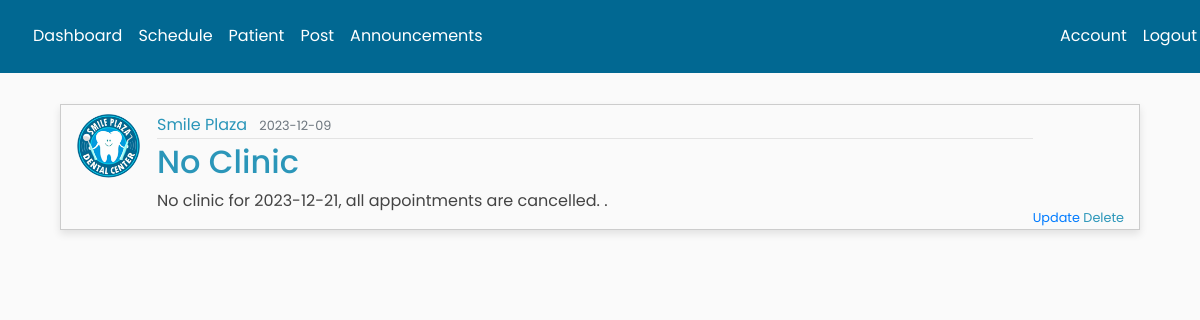
The page /post/10 (signed in) on the database its author committed.
### main/models.py (models this page shows, shortened)
class User(db.Model, UserMixin):
    id = db.Column(db.Integer, primary_key=True)
    FName = db.Column(db.String(30), nullable=False)
    MidName = db.Column(db.String(30), nullable=True)
    LName = db.Column(db.String(30), nullable=False)
    gender = db.Column(db.String(10), nullable=False)
    birthday = db.Column(db.String(8), nullable=False)
    age = db.Column(db.Integer, nullable=False)
    contact = db.Column(db.String(30), unique=True, nullable=False)
    address = db.Column(db.String(100), nullable=False)
    username = db.Column(db.String(20), unique=True, nullable=False)
    email = db.Column(db.String(120), unique=True, nullable=False)
    image_file = db.Column(db.String(20), nullable=False, default='default.jpg')
    password = db.Column(db.String(60), nullable=False)
    posts = db.relationship('Post', backref='author', lazy=True)

class Post(db.Model):
    id = db.Column(db.Integer, primary_key=True)
    title = db.Column(db.String(100), nullable=False)
    date_posted = db.Column(db.DateTime, nullable=False, default=datetime.utcnow)
    content = db.Column(db.Text, nullable=False)
    user_id = db.Column(db.Integer, db.ForeignKey('user.id'), nullable=False)

### main/posts/routes.py (the view)
@posts.route("/post/<int:post_id>")
def post(post_id):
    if current_user.id != 1:
        abort(403)
    post = Post.query.get_or_404(post_id) #SELECT * FROM Post WHERE id = {post_id};
    return render_template('post.html', title=post.title, post=post)

### main/models.py (called while the page is built)
@login_manager.user_loader
def load_user(user_id):
    return User.query.get(int(user_id)) #SELECT * FROM User WHERE id = %s;

### main/templates/post.html (shortened to what this page needs)
{% extends "admin_nav.html" %}
{% block content %}
    {% if current_user.id == 1 %}
    <div class="post mx-auto">
        <div class="col-md-12 pt-2" style="width: 600px; border: 1px solid #ccc; width: 1100px; margin-right:-20px; box-shadow: 0 4px 8px rgba(0, 0, 0, 0.1);">
            <article class="media">
                <img class="rounded-circle article-img" src="{{ url_for('static', filename='profile_pics/' + post.author.image_file) }}">
                <div class="media-body">
                <div class="article-metadata">
                    <a class="mr-2">{{ post.author.username }}</a>
                    <small class="text-muted">{{ post.date_posted.strftime('%Y-%m-%d') }}</small>
                </div>
                <h2 class="article-title">{{ post.title }}</h2>
                <p class="article-content">{{ post.content }}</p>
            </div>
            <div class="mt-auto ml-auto">
                <small>
                    <a class="ml-auto" href="{{ url_for('posts.update_post', post_id=post.id) }}">Update</a>
                    <a class="ml-auto" data-toggle="modal" data-target="#deleteModal" style="cursor: pointer;">Delete</a>
                </small>
            </div>
            </article>
        </div>
    </div>
    {% endif %}
{% endblock content %}

### main/static/nav.css (style rules this page uses)
* { font-family: 'Poppins', 'Sans-serif'; }
:root { --first-color: #2b96b9; --second-color: #000; --third-color: #b9f1ee; --fourth-color: #1ccae5; --main-color: #056892; --bg-color: #fff; --text-color: #000; --big-font: 5rem; --h2-font: 3rem; --p-font: 1.1rem; }
body { background: #fafafa; color: var(--first-color); margin-top: 5rem; }
h1, h2, h3, h4, h5, h6 { color: var(--text-color); }
.article-title { color: #444444; }
.article-content { white-space: pre-line; }
.article-img { height: 65px; width: 65px; margin-right: 16px; }
.article-metadata { padding-bottom: 1px; margin-bottom: 4px; border-bottom: 1px solid #e3e3e3 }
h2.article-title { color: #2b96b9; }
p.article-content { color: #444; }

### rows shown on the page
User: image_file (picture), author.username "Smile Plaza"
Post: date_posted "2023-12-09", title "No Clinic", content "No clinic for 2023-12-21, all appointments are cancelled. ."
